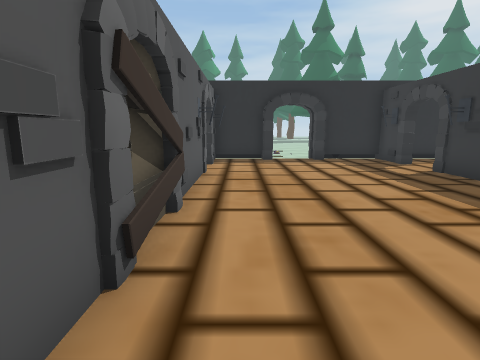
view 1 (above)

13 first-person views from a walk through a Unity game level. The camera is 1.2 m above the floor, tilts 10° down and sees 80° across. The floor is counted in squares, 1 m on a side. Each view is taken from the middle of a square. On the plan, view 1 faces up. The plan holds only what a view shows up to about 13 squares ahead; the rest is blank. The place goes on beyond the plan.

view 2
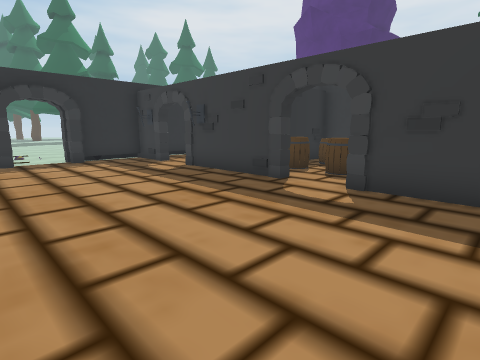

view 3
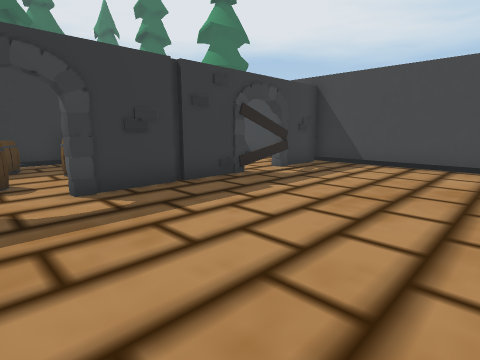

view 4
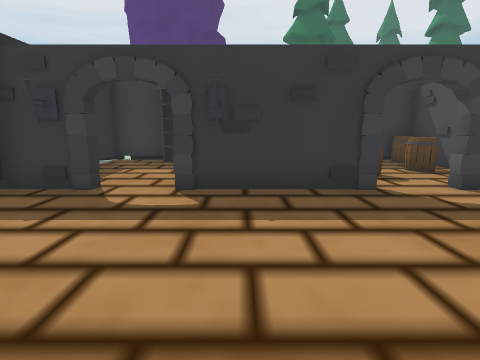

view 5
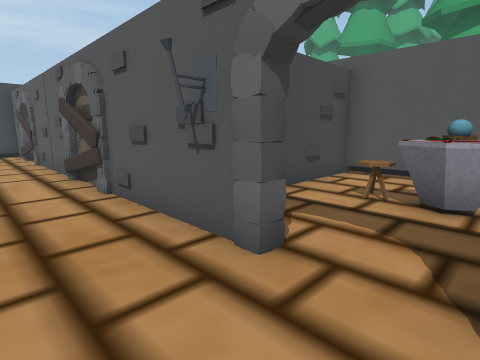

view 6
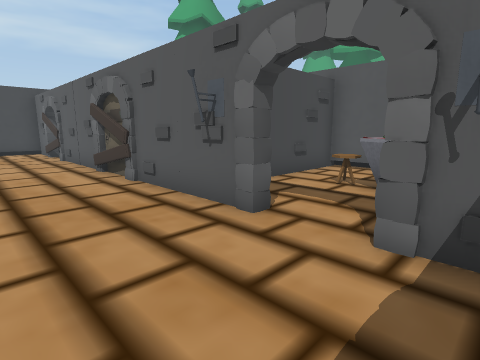

view 7
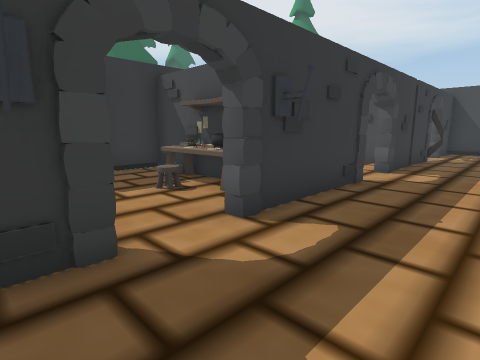

view 8
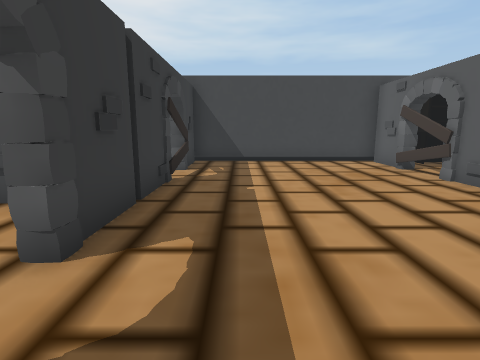

view 9
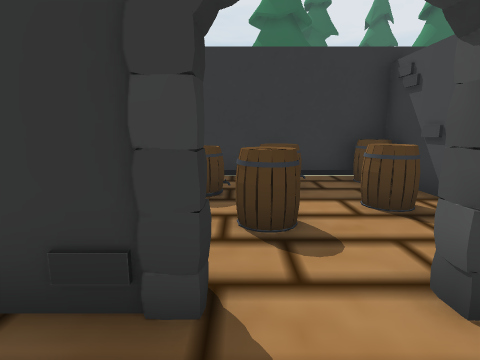

view 10
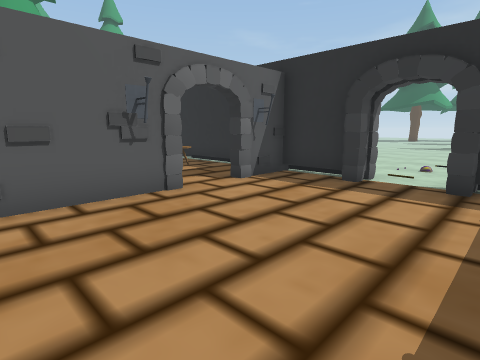

view 11
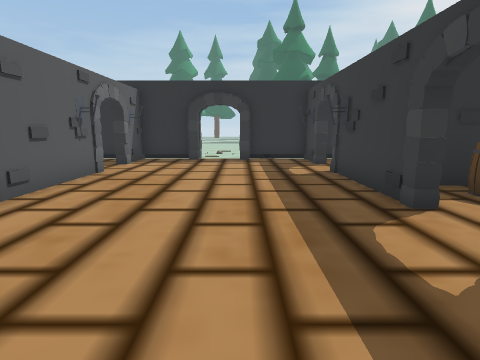

view 12
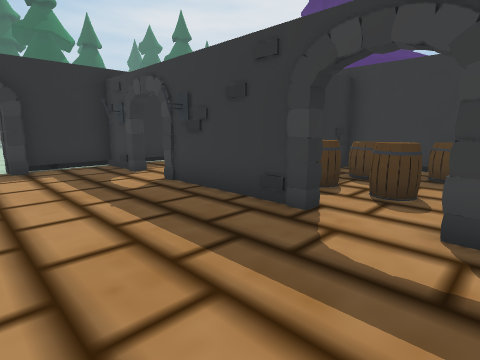

view 13
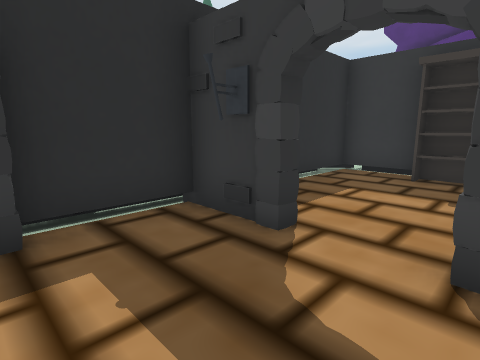

### Floor plan
Points are (right, up) in squares from view 1. A wall is a line through its corners. A room is listed if a view was taken in it or the views show most of it. See-through windows are left out.
Room 1 (views 1, 2, 3, 4, 5, 6, 7, 8, 9, 10, 11, 12, 13)
walls: (-0.9, 4.6) (-0.9, 2.1); (-1, 4.5) (-0.7, 3.2) (-1, 2.2); (-1, 4.5) (-0.8, 2.1); (-0.7, 3.4) (-0.9, 2); (-1, 2.7) (-0.9, 2.2); (6.1, 4.2) (5.7, 4.2) (5.7, 8.3) (6.1, 8.3); (5.7, 2.6) (6.2, 2.5); (-1.5, 8.3) (-1, 8.3) (-1, -5.7) (5.7, -5.7) (5.7, 2.6) (6.1, 2.5); (5.7, 8.2) (6.1, 8.1); (8.1, 6.4) (11.1, 6.4) (11.1, 8); (6.2, 10) (5.7, 10) (5.7, 11.8) (3.4, 11.8); (3.4, 11.5) (3, 11.5) (3, 12); (-1, -1.5) (-0.9, -2.8); (3, 12.1) (3, 12.6); (-0.4, 11.8) (-1, 11.8) (-1, 10.1) (-1.4, 10.1); (-1, -1.6) (-0.7, -2.8); (-2.1, 11.8) (-6.2, 11.8); (-6.5, 6.4) (-3.5, 6.4); (11.1, 9.9) (11.1, 11.8) (6.5, 11.8)
ways out: opening at (6, 3) to room 2
objects: other object (-5, 8) to (-4, 11); other object (5, 7) to (6, 7); other object (7, 7) to (9, 7)
Room 2 (no view inside)
walls: (6.8, 0.4) (11.1, 0.4); (11.1, 1.4) (11.1, 6.1) (7.2, 6.1)
ways out: opening at (6, 3) to room 1
objects: other object (7, 3) to (8, 4); other object (7, 5) to (8, 5); other object (8, 1) to (9, 2); other object (9, 4) to (10, 5); other object (10, 1) to (11, 1); other object (10, 3) to (10, 4)

Positions as (right, up) in squares from view 1, and headings:
1: (0, 0), facing up
2: (0, 0), facing up-right
3: (0, 4), facing down-right
4: (0, 7), facing right
5: (1, 10), facing down-left
6: (2, 11), facing down-left
7: (3, 11), facing down-right
8: (4, 5), facing down
9: (4, 4), facing right
10: (4, 5), facing up-left
11: (3, 0), facing up
12: (2, 2), facing up-right
13: (3, 8), facing up-right
